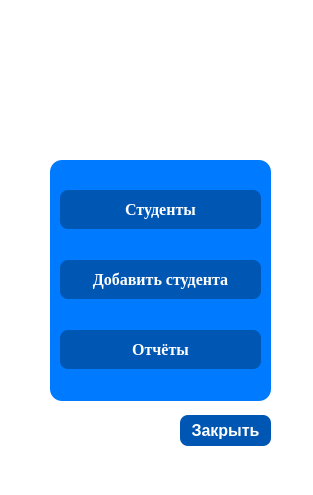
<?xml version="1.0" encoding="UTF-8"?>
<ui version="4.0">
 <class>MainWindow</class>
 <widget class="QMainWindow" name="MainWindow">
  <property name="geometry">
   <rect>
    <x>0</x>
    <y>0</y>
    <width>313</width>
    <height>495</height>
   </rect>
  </property>
  <property name="windowTitle">
   <string>MainWindow</string>
  </property>
  <property name="styleSheet">
   <string notr="true">background-color: #FFFFFF</string>
  </property>
  <widget class="QWidget" name="centralwidget">
   <widget class="QLabel" name="bsuirLogo">
    <property name="geometry">
     <rect>
      <x>120</x>
      <y>20</y>
      <width>121</width>
      <height>101</height>
     </rect>
    </property>
    <property name="text">
     <string/>
    </property>
   </widget>
   <widget class="QGroupBox" name="groupBox">
    <property name="geometry">
     <rect>
      <x>50</x>
      <y>160</y>
      <width>221</width>
      <height>241</height>
     </rect>
    </property>
    <property name="styleSheet">
     <string notr="true">QWidget {
    background-color: #007BFF; /* Синий фон для бокса */
    border-radius: 12px; /* Закругленные углы */
    padding: 20px; /* Отступы внутри бокса */
}</string>
    </property>
    <property name="title">
     <string/>
    </property>
    <widget class="QWidget" name="layoutWidget">
     <property name="geometry">
      <rect>
       <x>10</x>
       <y>10</y>
       <width>201</width>
       <height>221</height>
      </rect>
     </property>
     <layout class="QVBoxLayout" name="verticalLayout">
      <item>
       <widget class="QPushButton" name="students">
        <property name="font">
         <font>
          <family>Times New Roman</family>
          <pointsize>-1</pointsize>
          <bold>true</bold>
         </font>
        </property>
        <property name="cursor">
         <cursorShape>PointingHandCursor</cursorShape>
        </property>
        <property name="styleSheet">
         <string notr="true">QPushButton {
    background-color: #0056b3; /* Основной цвет фона кнопки */
    color: white; /* Цвет текста кнопки */
    border: none; /* Убираем рамки */
    border-radius: 8px; /* Закругленные углы */
    padding: 10px; /* Отступы внутри кнопки */
    font-size: 16px; /* Размер шрифта кнопки */
    font-weight: bold; /* Жирный текст */
    margin: 5px 0; /* Отступы между кнопками */
}

QPushButton:hover {
    background-color: #004085; /* Цвет при наведении */
}

QPushButton:pressed {
    background-color: #003366; /* Цвет при нажатии */
}</string>
        </property>
        <property name="text">
         <string>Студенты</string>
        </property>
       </widget>
      </item>
      <item>
       <widget class="QPushButton" name="addStudent">
        <property name="font">
         <font>
          <family>Times New Roman</family>
          <pointsize>-1</pointsize>
          <bold>true</bold>
         </font>
        </property>
        <property name="cursor">
         <cursorShape>PointingHandCursor</cursorShape>
        </property>
        <property name="styleSheet">
         <string notr="true">QPushButton {
    background-color: #0056b3; /* Основной цвет фона кнопки */
    color: white; /* Цвет текста кнопки */
    border: none; /* Убираем рамки */
    border-radius: 8px; /* Закругленные углы */
    padding: 10px; /* Отступы внутри кнопки */
    font-size: 16px; /* Размер шрифта кнопки */
    font-weight: bold; /* Жирный текст */
    margin: 5px 0; /* Отступы между кнопками */
}

QPushButton:hover {
    background-color: #004085; /* Цвет при наведении */
}

QPushButton:pressed {
    background-color: #003366; /* Цвет при нажатии */
}</string>
        </property>
        <property name="text">
         <string>Добавить студента</string>
        </property>
       </widget>
      </item>
      <item>
       <widget class="QPushButton" name="reports">
        <property name="font">
         <font>
          <family>Times New Roman</family>
          <pointsize>-1</pointsize>
          <bold>true</bold>
         </font>
        </property>
        <property name="cursor">
         <cursorShape>PointingHandCursor</cursorShape>
        </property>
        <property name="styleSheet">
         <string notr="true">QPushButton {
    background-color: #0056b3; /* Основной цвет фона кнопки */
    color: white; /* Цвет текста кнопки */
    border: none; /* Убираем рамки */
    border-radius: 8px; /* Закругленные углы */
    padding: 10px; /* Отступы внутри кнопки */
    font-size: 16px; /* Размер шрифта кнопки */
    font-weight: bold; /* Жирный текст */
    margin: 5px 0; /* Отступы между кнопками */
}

QPushButton:hover {
    background-color: #004085; /* Цвет при наведении */
}

QPushButton:pressed {
    background-color: #003366; /* Цвет при нажатии */
}</string>
        </property>
        <property name="text">
         <string>Отчёты</string>
        </property>
       </widget>
      </item>
     </layout>
    </widget>
   </widget>
   <widget class="QPushButton" name="closeButton">
    <property name="geometry">
     <rect>
      <x>180</x>
      <y>410</y>
      <width>91</width>
      <height>41</height>
     </rect>
    </property>
    <property name="cursor">
     <cursorShape>PointingHandCursor</cursorShape>
    </property>
    <property name="styleSheet">
     <string notr="true">QPushButton {
    background-color: #0056b3; /* Основной цвет фона кнопки */
    color: white; /* Цвет текста кнопки */
    border: none; /* Убираем рамки */
    border-radius: 8px; /* Закругленные углы */
    padding: 5px; /* Отступы внутри кнопки */
    font-size: 16px; /* Размер шрифта кнопки */
    font-weight: bold; /* Жирный текст */
    margin: 5px 0; /* Отступы между кнопками */
}

QPushButton:hover {
    background-color: #004085; /* Цвет при наведении */
}

QPushButton:pressed {
    background-color:  red; /* Цвет при нажатии */
}</string>
    </property>
    <property name="text">
     <string>Закрыть</string>
    </property>
   </widget>
  </widget>
  <widget class="QMenuBar" name="menubar">
   <property name="geometry">
    <rect>
     <x>0</x>
     <y>0</y>
     <width>313</width>
     <height>23</height>
    </rect>
   </property>
   <property name="styleSheet">
    <string notr="true"/>
   </property>
  </widget>
  <widget class="QStatusBar" name="statusbar">
   <property name="styleSheet">
    <string notr="true"/>
   </property>
  </widget>
 </widget>
 <resources/>
 <connections/>
</ui>
